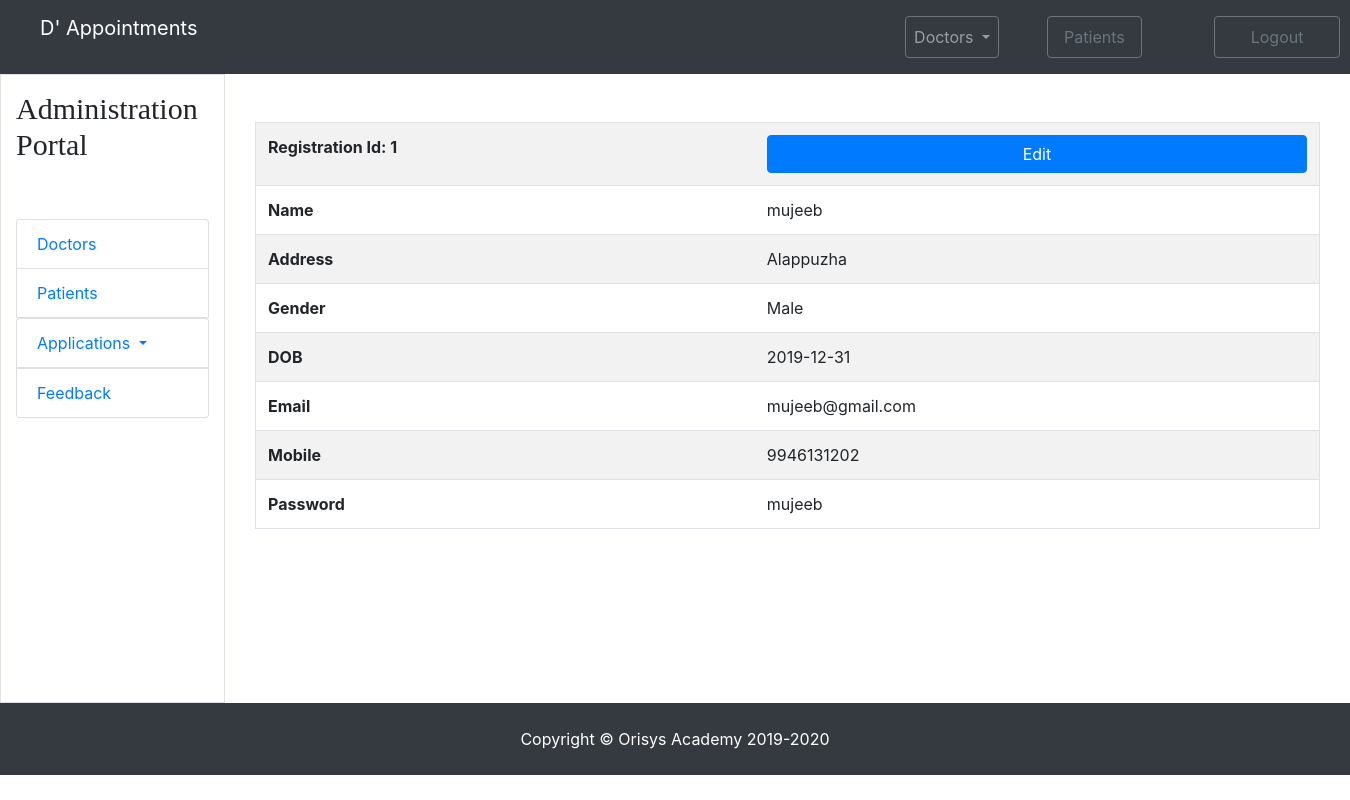
The app's page /appointment/admin_patient_profile.php?id=1 with its own data.
### tables this page shows
CREATE TABLE `patients` (
  `pid` int(11) NOT NULL,
  `pname` varchar(50) NOT NULL,
  `paddress` varchar(100) NOT NULL,
  `pdob` date NOT NULL,
  `pmobile` bigint(20) NOT NULL,
  `pemail` varchar(100) NOT NULL,
  `pgender` varchar(10) NOT NULL,
  `ppassword` varchar(50) NOT NULL
);

### appointment/admin_patient_profile.php (the view)
<?php
include('header.php');
?>
<section >
						<?php
							include('php_connection.php');
							$var = $_GET['id'];
							$sql = "select * from patients where pid='".$var."'";
							$result = mysqli_query($conn,$sql);
							if($row = mysqli_fetch_assoc($result))
							{
						?>
					<div class="col-md-12 mt-5">
						<table class="border table table-striped bg-table">
							<tr>
							<th>Registration Id: <?php echo $row['pid']; ?></th>
							<th class="text-right"><a href="admin_patient_profile_edit.php?id=<?php echo $row['pid'];?>"><button   class="btn btn-primary text-white px-4">Edit<i class="fas  fa-edit"></i></button></a>
							</th>
							</tr>
							<tr>
							<td class="font-weight-bolder">Name</td>
							<td><?php echo $row['pname']; ?></td>
							</tr>
							<tr>
							<td class="font-weight-bolder">Address</td>
							<td><?php echo $row['paddress']; ?></td>
							</tr>
							<tr>
							<td class="font-weight-bolder">Gender</td>
							<td><?php echo $row['pgender']; ?></td>
							</tr>
							<tr>
							<td class="font-weight-bolder">DOB</td>
							<td><?php echo $row['pdob']; ?></td>
							</tr>
							<tr>
							<td class="font-weight-bolder">Email</td>
							<td><?php echo $row['pemail']; ?></td>
							</tr>
							<tr>
							<td class="font-weight-bolder">Mobile</td>
							<td><?php echo $row['pmobile']; ?></td>
							</tr>
							<tr>
							<td class="font-weight-bolder">Password</td>
							<td><?php echo $row['ppassword']; ?></td>
							</tr>
						</table>
						<?php
						}
						?>
					</div>
				</div>
			</section>
	 <?php
	  include('footer.php'); ?>

### appointment/css/style.css (style rules this page uses)
.form-style input,button { width: 100%; }
.bg-table { width:100%; }

### records on screen
patients: pid "1", pname "mujeeb", paddress "Alappuzha", pgender "Male", pdob "2019-12-31", pemail "mujeeb@gmail.com", pmobile "9946131202", ppassword "mujeeb"
